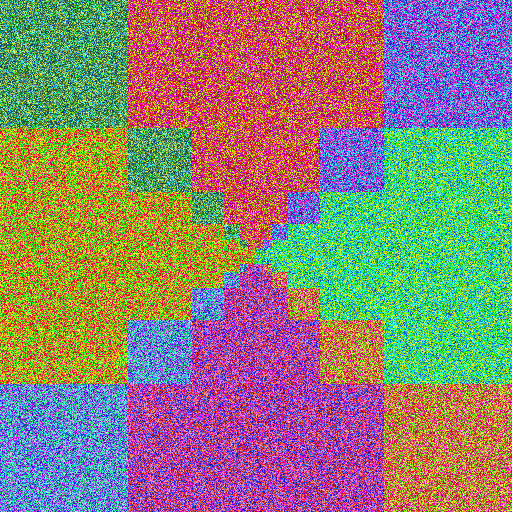
#> input picture images/Scales1.png, 512 x 512 px
$ jupyter execute krylov_time.ipynb
#> lines starting #> are read from the running program, lines starting #| are printed output that depends on the picture
### laf.py
import numpy as np
import scipy.sparse as sp

class LinearAssignmentFlow:
    def __init__(self, img: np.ndarray, prototypes: np.ndarray):
        """Implementation of the Linear Assignment Flow by Zeilmann et al.
        :param img: Image of shape (x, y, 3)
        :param prototypes: Labels of shape (z, 3)
        """
        self.img = img
        self.shape = img.shape
        self.prototypes = prototypes
        self.A = None
        self.b = None

    def _produceB(self):
        """Produces the source term b in Ax+b. Contains the image data."""
        D = self.img.reshape((-1, 3, 1))
        D = D - self.prototypes.T
        D = - np.sqrt((D ** 2).sum(axis=1))
        return (D - D.mean()).reshape(-1, 1)

    def __produceA(self):
        """Produces the ODE Matrix A in Ax+b. Represents the Pixels neighborhood."""
        i1 = self.shape[0]
        i2 = self.shape[1]

        j = len(self.prototypes)

        # la.circulant works too but slower for bigger values
        offdi = sp.eye(i1) + sp.eye(i1, k=-1) + sp.eye(i1, k=1) + \
                sp.eye(i1, k=i1 - 1) + sp.eye(i1, k=-(i1 - 1))
        offdi2 = sp.eye(i2) + sp.eye(i2, k=-1) + sp.eye(i2, k=1) + \
                 sp.eye(i2, k=i2 - 1) + sp.eye(i2, k=-(i2 - 1))

        A = (1 / 9) * sp.kron(offdi, offdi2)
        I = sp.eye(j, j)
        A = sp.kron(A, I)

        return A

    def __call__(self):
        """Compute LAF components for specified parameters
        :return: ODE Matrix (A) and source term (b)
        """
        b = self._produceB()
        A = self.__produceA()
        return A, b

### krylov.py
from time import time
import numpy as np
from tqdm import tqdm
import scipy.sparse as sp
from scipy.linalg import expm
from typing import Tuple, List


class Krylov:
    def __init__(self, A: np.ndarray, b: np.ndarray, img_dim: Tuple[int]):
        """ Krylov Subspace Integration
        :param A: ODE Matrix
        :param b: Source term of the ODE (Ax + b)
        """
        self.A = A
        self.b = b
        self.img_dim = img_dim
        self.calls = []

    def _lanczos(self, m: int):
        """Lanczos iteration, optimized for symmetric matrices
        :param m: Krylov subspace dimension
        """
        V = np.zeros((len(self.b), m))  # len + assert
        H = np.zeros((m, m))
        v = self.b / np.linalg.norm(self.b)
        V[:, [0]] = v
        w = self.A @ v
        t_o = v.T @ w  # t_o -> diagonal entries, t_od -> offdiagonal
        H[[0], [0]] = t_o
        w = w - t_o * v
        for j in tqdm(range(1, m)):
            t_od = np.linalg.norm(w)
            H[j, j - 1] = H[j - 1, j] = t_od
            v = w / t_od
            V[:, [j]] = v
            w = self.A @ v
            t_o = v.T @ w
            H[j, j] = t_o
            w = w - t_o * v - t_od * V[:, [j - 1]]
        h_err = np.linalg.norm(w)
        v_err = w / h_err
        return V, H, h_err, v_err

    def _augment_H(self, H: np.ndarray, p: int):
        """Augments H such that we can easily compute phi_q(H) for all q <= p"""
        m = H.shape[0]
        H_ = np.zeros((m + p, m + p))
        H_[:m, :m] = H
        H_[0, m] = 1
        for k in range(p - 1):
            H_[m + k, m + 1 + k] = 1
        return H_

    def __call__(self, x0: np.ndarray, m: int, distances: List[float], err_correction: bool = True, err_approx: int = 0,
                 save_calls: bool = True, labels_out: bool = False):
        """ Forward Step
        :param x0: initial value
        :param m: Krylov subspace dimension
        :param distances: List of distances that should be integrated up to
        :param err_correction: should output be corrected by first error term
        :param err_approx: number of error terms to approximate up to (0...)
        :param save_calls: save parameters, results, ... in a dict for every call
        :param labels_out: only return indices of the largest valued labels
        :return: List of flattened images for all distances
        """
        t0 = time()
        V, H, h_err, v_err = self._lanczos(m)  # orthonormalization

        results = []
        approx_list = []
        err_approx += err_correction  # increase by one if true
        for t in distances:  # start a new run for every distance
            p = err_approx + 1  # basic -> p=1, corrected -> p=2, +1 for every error approximation
            Ht = H * t  # evaluate at time t
            Ht_ = self._augment_H(Ht, p)
            phi_H = expm(Ht_)
            phi_e = phi_H[0:m, [-p]]  # last col yields phi_p(H)*e_1

            beta = np.linalg.norm(self.b)
            img = t * (V @ phi_e) * beta
            if np.count_nonzero(x0) != 0:
                phi_0_e = phi_H[0:m, [1]]
                img += (V @ phi_0_e) * np.linalg.norm(x0)
            if err_correction:  # correct image
                phi = phi_H[m-1, -err_approx]
                err = t * t * beta * h_err * phi * v_err
                img += err

            approx = None
            if err_approx > 0:
                if not err_correction:  # in first step no additional A is needed
                    phi = phi_H[m-1, -err_approx]
                    error = beta * h_err * t * t * phi * v_err
                    approx = [error.copy()]
                else:  # an additional A multiplication is needed -> do that in loop
                    error = np.zeros_like(v_err)
                    approx = []
                if err_approx > 1:
                    A_ = self.A
                    for i in range(3, 2 + err_approx):
                        phi = phi_H[m-1, -err_approx + i - 2]
                        error += beta * h_err * (t ** i) * phi * (A_ @ v_err)
                        approx.append(error.copy())
                        if i != (err_approx + 1): # not needed in last step
                            A_ = A_ @ self.A
                    approx = np.linalg.norm(approx, axis=1).squeeze()
            # img = img.reshape(self.img_dim[:2] + (-1,))
            if labels_out:
                img = np.argmax(img, axis=2)
            results.append(img)
            if save_calls:
                approx_list.append(approx)

        if save_calls:
            call = {
                'x0': x0,
                'm': m,
                'distances': distances,
                'results': results,
                'approx': approx_list,
                'times': np.asarray([time() - t0])
            }
            self.calls.append(call)

        return results

### experiments/krylov_time.ipynb
[cell 1]
from krylov import Krylov
from laf import LinearAssignmentFlow

import numpy as np
from skimage import img_as_float
from skimage.io import imread
from skimage.transform import resize
import matplotlib.pyplot as plt

### Setup

[cell 2]
img = img_as_float(imread("../images/Scales1.png"))

# ground truth labels
labels = np.asarray(
    [[0.203, 0.656, 0.324],  # darkgreen
    [0.891, 0.043, 0.0],  # red
    [0.258, 0.188, 0.953],  # dark blue
    [0.98, 0.848, 0.02],  # yellow
    [0.082, 0.973, 0.375],  # lightgreen
    [0.258, 0.52, 0.953],  # light blue
    [0.902, 0.227, 0.867],  # violet
    [0.914, 0.484, 0.141]]  # brown
)

### Parameters

[cell 3]
m_dims = [2, 4, 8, 16, 32]
img_sizes = [50, 100, 200, 400]

### Experiment

[cell 4]
times = []
for size in img_sizes:
    img_ = resize(img, (size, size))
    laf = LinearAssignmentFlow(img_, labels)
    A, b = laf()
    x0 = np.zeros_like(b)

    krylov = Krylov(A, b, img_.shape)
    for m in m_dims:
        results = krylov(x0, m, [1])
    times.append([call['times'][0] for call in krylov.calls])
#> this loop made 4 passes
#> pass 1, `img_ = resize(img, (size, size))`:
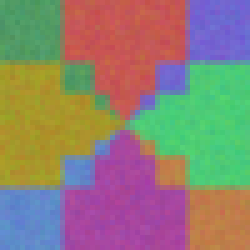
#> img_: shape (50, 50, 3) float64 (shown 5 times larger); mean R, G, B 0.556, 0.506, 0.457
#> pass 1, in __call__ (call 5), `V, H, h_err, v_err = self._lanczos(m)`:
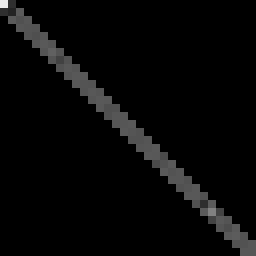
#> H: shape (32, 32) float64 (shown 8 times larger); min 0, max 0.928, mean 0.0307
#> pass 2, `img_ = resize(img, (size, size))`:
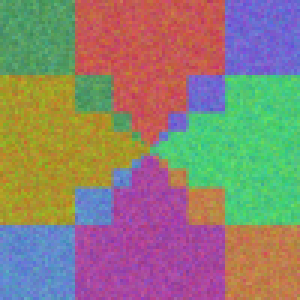
#> img_: shape (100, 100, 3) float64 (shown 3 times larger); mean R, G, B 0.556, 0.506, 0.457
#> after the loop:
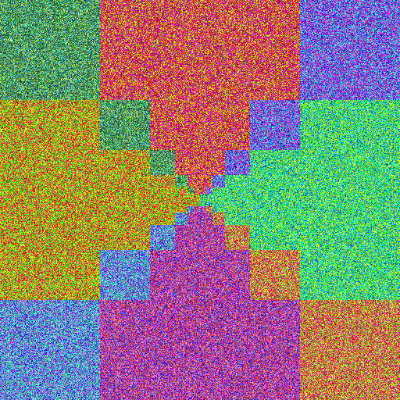
#> img_: shape (400, 400, 3) float64; mean R, G, B 0.556, 0.506, 0.457
#> after the loop, times = [[0.0236, 0.00701, 0.0105, 0.0201, 0.0429], [0.0106, 0.0128, 0.0271, 0.0683, 0.162], [0.0279, 0.0525, 0.116, 0.292, 0.681], [0.115, 0.221, 0.49, 1.21, 2.89]]

### Visualization

[cell 5]
for i in range(len(img_sizes)):
    plt.plot(m_dims, times[i], label=fr"$IJ$ = {img_sizes[i] * img_sizes[i] * len(labels)}")
    plt.scatter(m_dims, times[i])
plt.xticks(m_dims, rotation=35)
plt.xlabel(r"Krylov subspace dimension $m$")
plt.ylabel("Time [s]")
plt.legend()
plt.show()
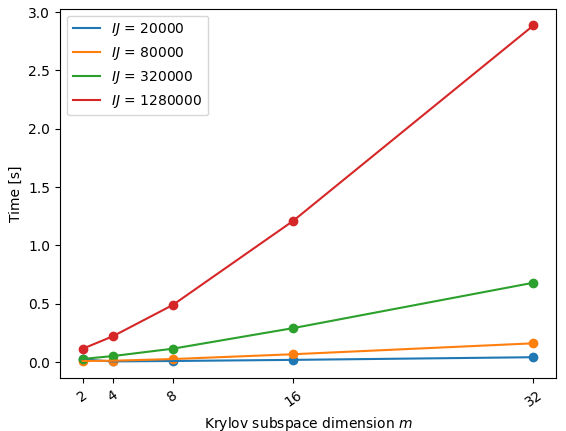
#> figure drawn by matplotlib, 1 panel
